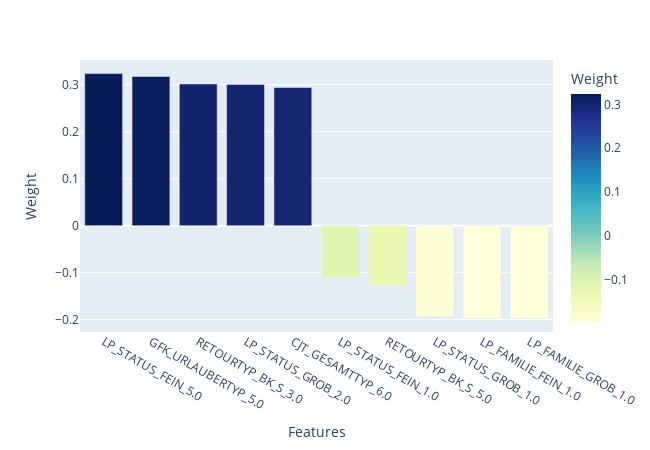

Source (notebook cell):
### Code cell
# Map weights for the first principal component to corresponding feature names.
map_pca_weights(azdias, 1, 5)

### Figure 1 — Plotly figure (JSON) as saved in the notebook; plotly's stock layout.template omitted (floating-point values rounded to 4 significant figures)
{"data": [{"alignmentgroup": "True", "hovertemplate": "Features=%{x}<br>Weight=%{marker.color}<extra></extra>", "legendgroup": "", "marker": {"color": [0.3236, 0.3173, 0.3014, 0.3004, 0.2939, -0.1105, -0.1268, -0.1932, -0.1974, -0.1974], "coloraxis": "coloraxis", "pattern": {"shape": ""}}, "name": "", "offsetgroup": "", "orientation": "v", "showlegend": false, "textposition": "auto", "type": "bar", "x": ["LP_STATUS_FEIN_5.0", "GFK_URLAUBERTYP_5.0", "RETOURTYP_BK_S_3.0", "LP_STATUS_GROB_2.0", "CJT_GESAMTTYP_6.0", "LP_STATUS_FEIN_1.0", "RETOURTYP_BK_S_5.0", "LP_STATUS_GROB_1.0", "LP_FAMILIE_FEIN_1.0", "LP_FAMILIE_GROB_1.0"], "xaxis": "x", "y": [0.3236, 0.3173, 0.3014, 0.3004, 0.2939, -0.1105, -0.1268, -0.1932, -0.1974, -0.1974], "yaxis": "y"}], "layout": {"barmode": "relative", "coloraxis": {"colorbar": {"title": {"text": "Weight"}}, "colorscale": [[0, "rgb(255,255,217)"], [0.125, "rgb(237,248,177)"], [0.25, "rgb(199,233,180)"], [0.375, "rgb(127,205,187)"], [0.5, "rgb(65,182,196)"], [0.625, "rgb(29,145,192)"], [0.75, "rgb(34,94,168)"], [0.875, "rgb(37,52,148)"], [1, "rgb(8,29,88)"]]}, "height": 450, "legend": {"tracegroupgap": 0}, "margin": {"t": 60}, "width": 650, "xaxis": {"anchor": "y", "domain": [0, 1], "title": {"text": "Features"}}, "yaxis": {"anchor": "x", "domain": [0, 1], "title": {"text": "Weight"}}}}
